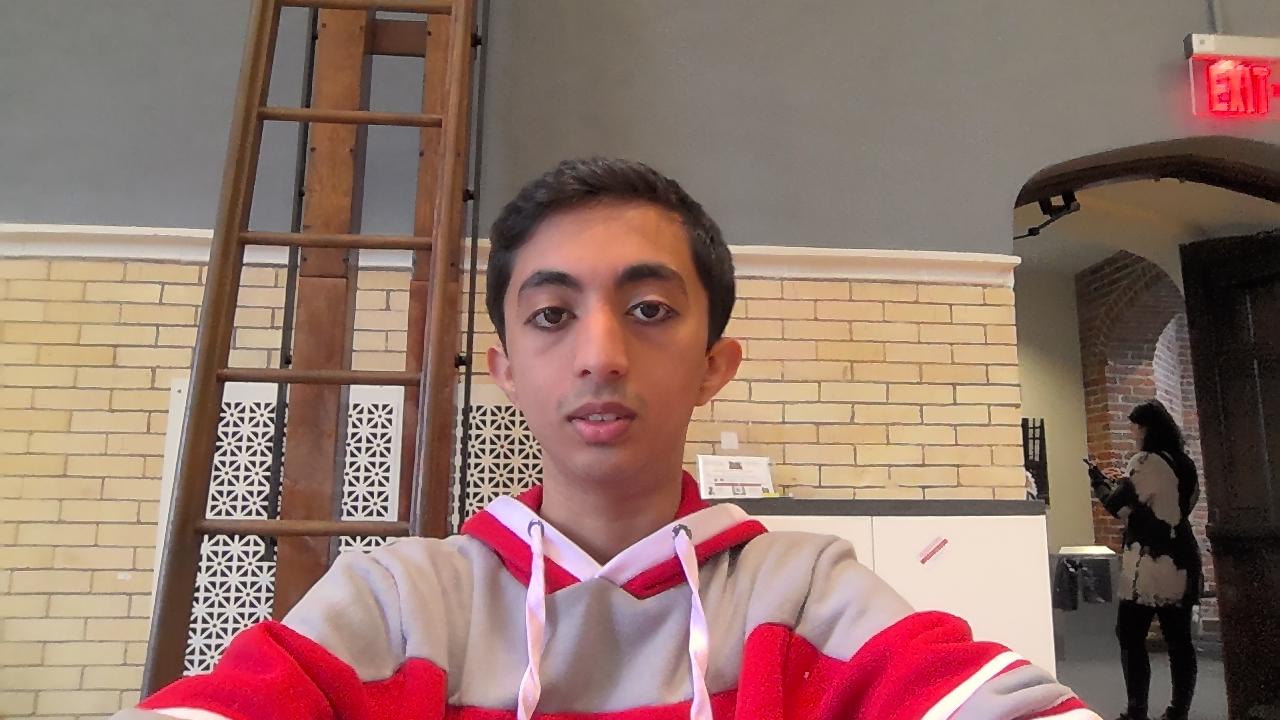
#> input picture your_image_name.jpg, 1280 x 720 px
$ python track.py
#> lines starting #> are read from the running program, lines starting #| are printed output that depends on the picture; after the words box and inside, x2 and y2 are one past the last pixel; in counts of white or black regions, pixels touching at a corner belong together
import cv2
import numpy

# [39 lines left out: functions detect_eyes, detect_eyes, detect_faces, not called in this run]


def cut_eyebrows(img):
    height, width = img.shape[:2]
    eyebrow_h = int(height / 4)
    img = img[eyebrow_h:height, 0:width]  # cut eyebrows out (15 px)
    return img

# [30 lines left out: functions blob_process, main, not called in this run]

def nothing(x):
    pass


detector_params = cv2.SimpleBlobDetector_Params()
detector_params.filterByArea = True
detector_params.maxArea = 1500
detector = cv2.SimpleBlobDetector_create(detector_params)


face_cascade = cv2.CascadeClassifier('haarcascade_frontalface_default.xml')
eye_cascade = cv2.CascadeClassifier('haarcascade_eye.xml')

img = cv2.imread("your_image_name.jpg")
#> img is the input picture: shape (720, 1280, 3); mean B, G, R 106.3, 115.8, 146.4

gray_picture = cv2.cvtColor(img, cv2.COLOR_BGR2GRAY)#make picture gray
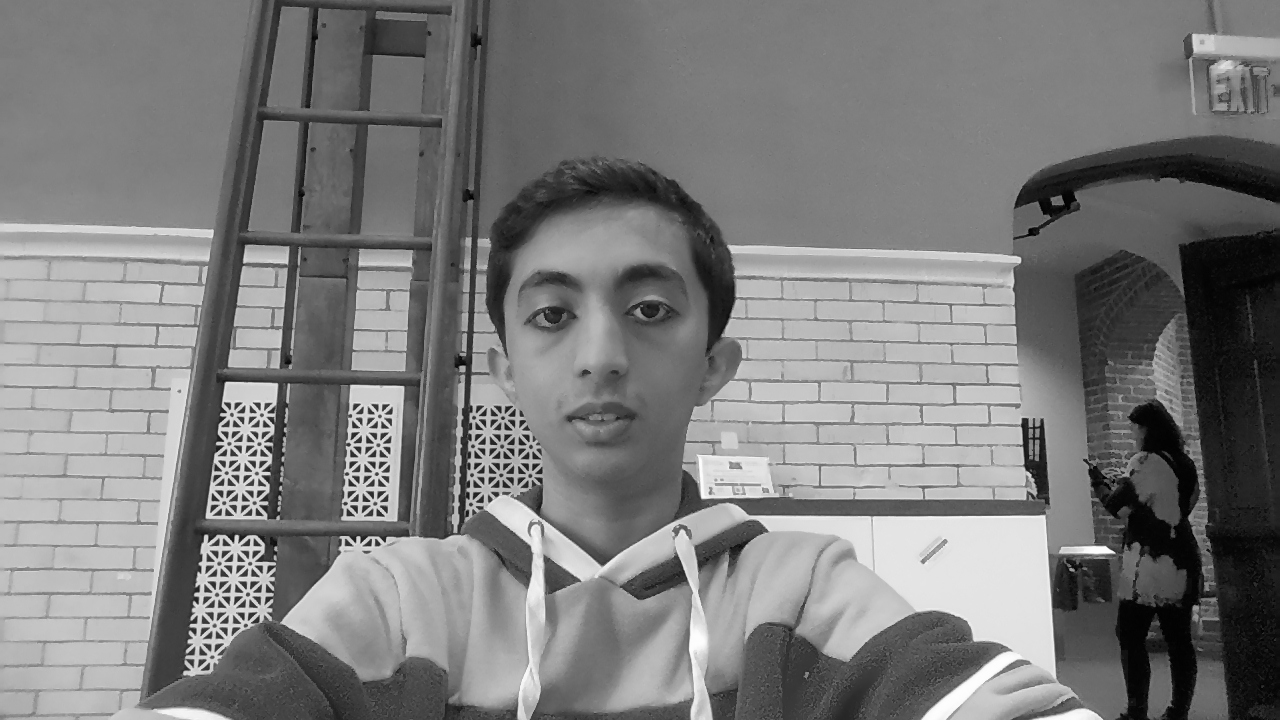
#> gray_picture: shape (720, 1280); min 1, max 254, mean 123.9
faces = face_cascade.detectMultiScale(gray_picture, 1.3, 5)
#> faces = [[462, 196, 285, 285]]

for (x,y,w,h) in faces:
    cv2.rectangle(img,(x,y),(x+w,y+h),(255,255,0),2)
#> this loop made 1 pass
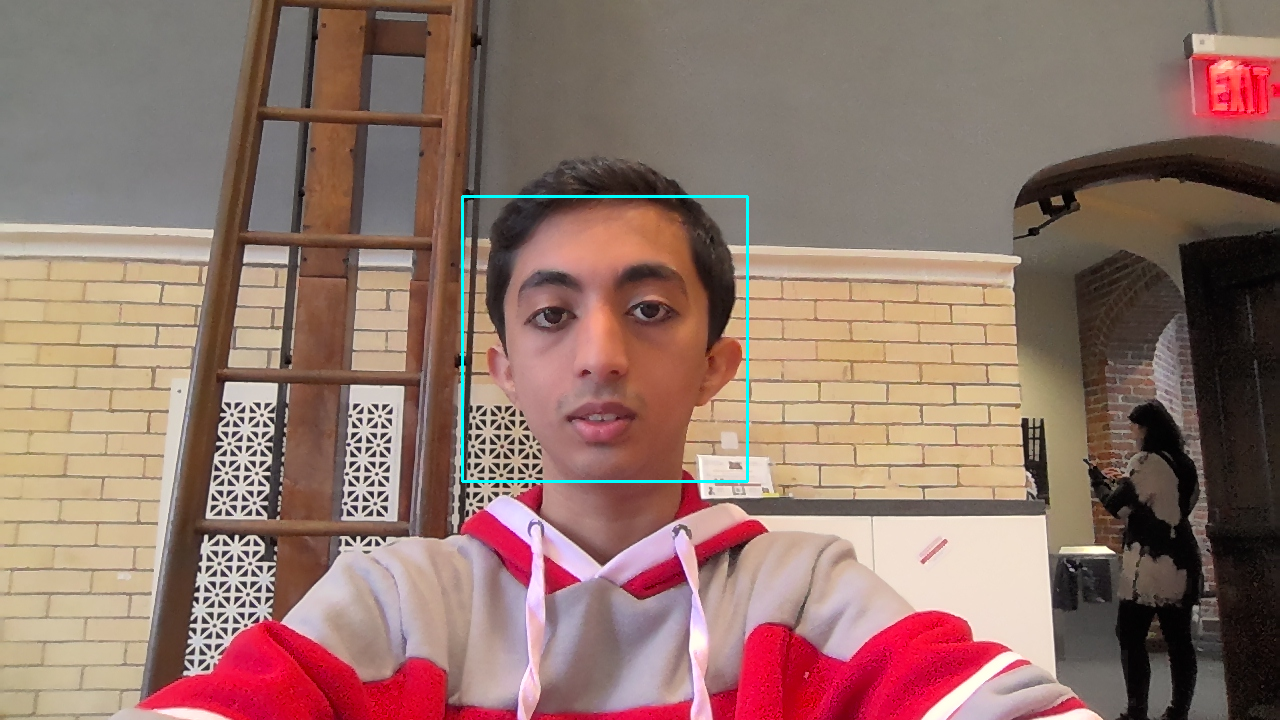
#> img: shape (720, 1280, 3); 0.37% of pixels changed, all inside (x1, y1, x2, y2) = (461, 195, 749, 483)

#cv2.imshow('my image',img)
#cv2.waitKey(0)
#cv2.destroyAllWindows()

gray_face = gray_picture[y:y+h, x:x+w] # cut the gray face frame out
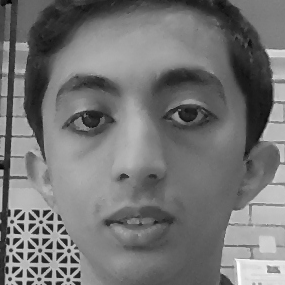
#> gray_face: shape (285, 285); min 1, max 253, mean 116.5
face = img[y:y+h, x:x+w] # cut the face frame out
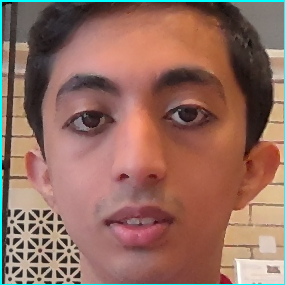
#> face: shape (285, 285, 3); mean B, G, R 95.4, 107.9, 146.5
eyes = eye_cascade.detectMultiScale(gray_face)
#> eyes = [[58, 88, 64, 64], [153, 83, 62, 62], [98, 182, 82, 82]]

color_threshold = 68
_, img_tracked = cv2.threshold(gray_face, color_threshold, 255, cv2.THRESH_BINARY)
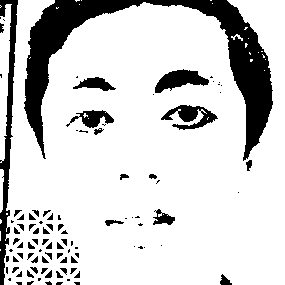
#> img_tracked: shape (285, 285); 82.1% white; 98 black regions (44 under 20 px), largest, box (x1, y1, x2, y2) and area: (24, 0, 273, 161) 8902, (0, 0, 18, 285) 1729, (155, 69, 209, 93) 698

for (ex,ey,ew,eh) in eyes:
    cv2.rectangle(face,(ex,ey),(ex+ew,ey+eh),(0,225,255),2)
#> this loop made 3 passes
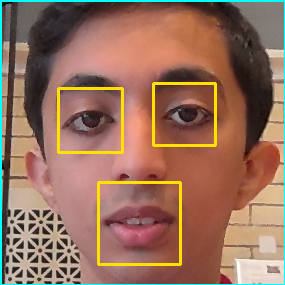
#> face: shape (285, 285, 3); 3.06% of pixels changed, all inside (x1, y1, x2, y2) = (57, 82, 217, 266)


# [6 lines of commented-out code are left out]


cut_eyebrowsOff = cut_eyebrows(img_tracked)
#> in cut_eyebrows, `img = img[eyebrow_h:height, 0:width]`:
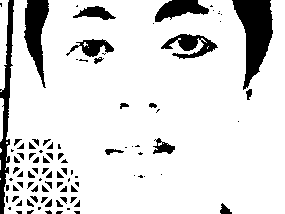
#> img: shape (214, 285); 86.5% white; 96 black regions (42 under 20 px), largest, box (x1, y1, x2, y2) and area: (232, 0, 273, 90) 1984, (0, 0, 14, 214) 1211, (24, 0, 49, 88) 1196


cv2.imshow('my image', img_tracked) #error here
cv2.waitKey(0)
cv2.destroyAllWindows()
